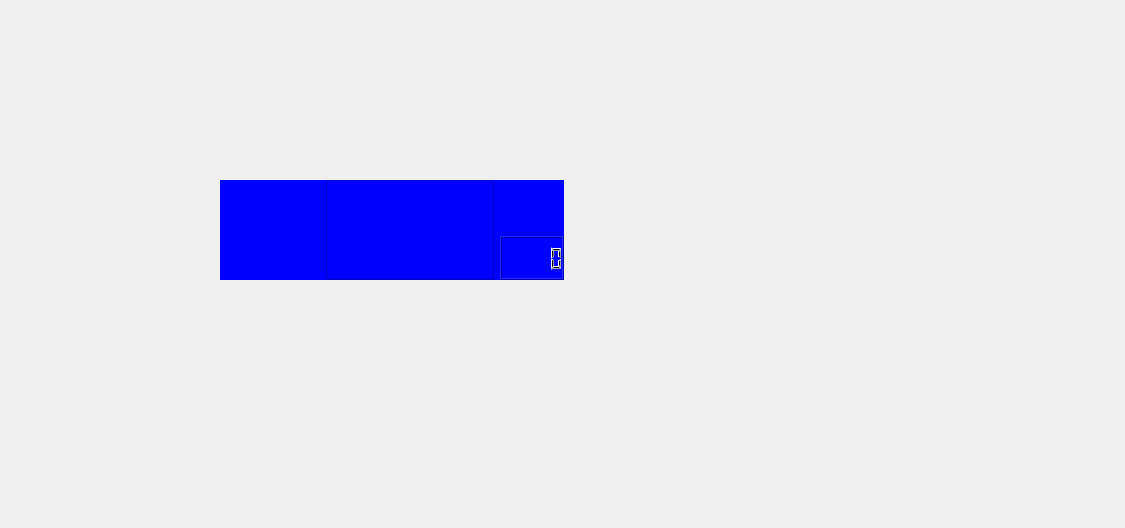
<?xml version="1.0" encoding="UTF-8"?>
<ui version="4.0">
 <class>Form</class>
 <widget class="QWidget" name="Form">
  <property name="geometry">
   <rect>
    <x>0</x>
    <y>0</y>
    <width>1125</width>
    <height>528</height>
   </rect>
  </property>
  <property name="windowTitle">
   <string>Form</string>
  </property>
  <widget class="QWidget" name="widget" native="true">
   <property name="geometry">
    <rect>
     <x>220</x>
     <y>180</y>
     <width>344</width>
     <height>100</height>
    </rect>
   </property>
   <property name="minimumSize">
    <size>
     <width>0</width>
     <height>100</height>
    </size>
   </property>
   <property name="maximumSize">
    <size>
     <width>16777215</width>
     <height>100</height>
    </size>
   </property>
   <property name="styleSheet">
    <string notr="true">QWidget{
background:blue;
}</string>
   </property>
   <layout class="QHBoxLayout" name="horizontalLayout">
    <item>
     <widget class="QLabel" name="label_special_image">
      <property name="minimumSize">
       <size>
        <width>100</width>
        <height>100</height>
       </size>
      </property>
      <property name="maximumSize">
       <size>
        <width>100</width>
        <height>100</height>
       </size>
      </property>
      <property name="text">
       <string/>
      </property>
     </widget>
    </item>
    <item>
     <widget class="QTextBrowser" name="textBrowser"/>
    </item>
    <item>
     <layout class="QVBoxLayout" name="verticalLayout">
      <item>
       <widget class="QLabel" name="label_type_image">
        <property name="minimumSize">
         <size>
          <width>60</width>
          <height>50</height>
         </size>
        </property>
        <property name="maximumSize">
         <size>
          <width>60</width>
          <height>50</height>
         </size>
        </property>
        <property name="text">
         <string/>
        </property>
       </widget>
      </item>
      <item>
       <widget class="QLCDNumber" name="lcdNumber"/>
      </item>
     </layout>
    </item>
   </layout>
  </widget>
 </widget>
 <resources/>
 <connections/>
</ui>
